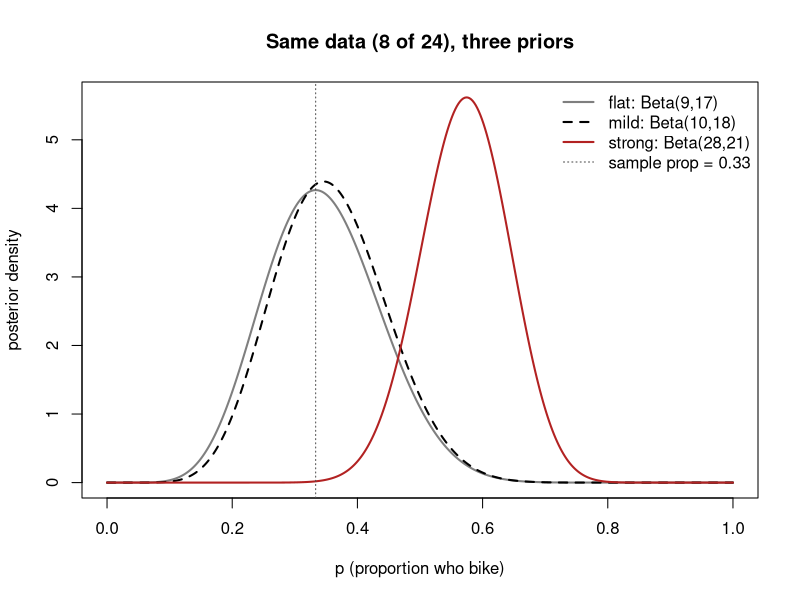
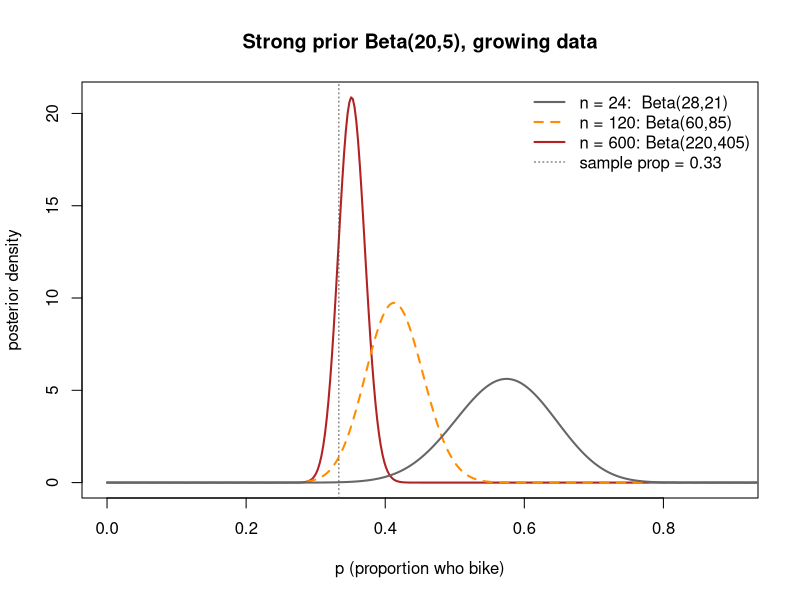

These figures' R source, in order:
## ---- chunk 1
#| label: fig-three-priors
#| fig-cap: "Three posterior densities for the proportion of students who bike, all from the same data (8 of 24). The weak flat and mild priors give nearly identical posteriors near the sample proportion; the strong prior pulls the posterior noticeably upward."
#| fig-alt: "Plot of three Beta posterior density curves over p from 0 to 1. Two nearly overlapping curves (flat Beta(9,17) and mild Beta(10,18)) peak around 0.34 to 0.36. A third curve (strong, Beta(28,21)) peaks higher around 0.57 and is shifted to the right. A dashed vertical line marks the sample proportion at about 0.33."
p <- seq(0, 1, length.out = 400)
flat   <- dbeta(p,  9, 17)
mild   <- dbeta(p, 10, 18)
strong <- dbeta(p, 28, 21)
plot(p, flat, type = "l", lwd = 2, col = "gray50",
     ylim = c(0, max(flat, mild, strong)),
     xlab = "p (proportion who bike)", ylab = "posterior density",
     main = "Same data (8 of 24), three priors")
lines(p, mild,   lwd = 2, lty = 2, col = "black")
lines(p, strong, lwd = 2, col = "firebrick")
abline(v = 8/24, lty = 3, col = "gray30")
legend("topright", bty = "n",
       legend = c("flat: Beta(9,17)", "mild: Beta(10,18)",
                  "strong: Beta(28,21)", "sample prop = 0.33"),
       col = c("gray50", "black", "firebrick", "gray30"),
       lwd = c(2, 2, 2, 1), lty = c(1, 2, 1, 3))
## ---- chunk 2
#| label: fig-washout
#| fig-cap: "The same strong prior Beta(20,5) updated with increasing amounts of data (at a fixed observed proportion near one third). As the sample grows, the posterior moves away from the prior's belief and concentrates on the sample proportion."
#| fig-alt: "Plot of three Beta posterior density curves over p from 0 to 1. The n equals 24 curve is broad and centered near 0.57. The n equals 120 curve is narrower and centered near 0.41. The n equals 600 curve is the tallest and narrowest, centered near 0.35. A dashed vertical line marks the sample proportion at about 0.33. The curves shift left and sharpen as n increases."
p <- seq(0, 1, length.out = 400)
d1 <- dbeta(p,  28,  21)   # n = 24
d2 <- dbeta(p,  60,  85)   # n = 120
d3 <- dbeta(p, 220, 405)   # n = 600
plot(p, d3, type = "l", lwd = 2, col = "firebrick",
     xlim = c(0, 0.9), ylim = c(0, max(d1, d2, d3)),
     xlab = "p (proportion who bike)", ylab = "posterior density",
     main = "Strong prior Beta(20,5), growing data")
lines(p, d2, lwd = 2, lty = 2, col = "darkorange")
lines(p, d1, lwd = 2, col = "gray40")
abline(v = 1/3, lty = 3, col = "gray30")
legend("topright", bty = "n",
       legend = c("n = 24:  Beta(28,21)", "n = 120: Beta(60,85)",
                  "n = 600: Beta(220,405)", "sample prop = 0.33"),
       col = c("gray40", "darkorange", "firebrick", "gray30"),
       lwd = c(2, 2, 2, 1), lty = c(1, 2, 1, 3))
